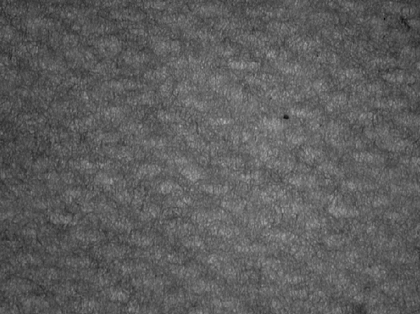
%> input picture 0.2 HW2/Proj2.tif, 420 x 314 px, shrunk from 545 x 408 before the run
$ octave Soares_da_Silva_hw2.m   (GNU Octave 9; MATLAB toolbox functions it lacks are replaced by stand-ins)
%> lines starting %> are read from the running program, lines starting %| are printed output that depends on the picture; in (x1, y1, x2, y2) boxes, pixels count from 0 and x2, y2 are one past the last pixel; in counts of white or black regions, pixels touching at a corner belong together; the program's own positions count from 1
close all; clc, clear

filt_n = @(n)1/n^2*ones(n);
adjust_lg_abs_I_fft =...
    @(lg_abs_I_fft)uint8(round(lg_abs_I_fft./max(max(lg_abs_I_fft))*255));
I_read = imread('Proj2.tif');
%> I_read is the input picture: size 314x420 uint8; min 10, max 184, mean 93
I = I_read;
%I_conv = conv2(I,filt_n(9),'same');
%I_conv = I_read - uint8(I_conv);
%I = correct_negatives(I_conv)

I_fft = fft2(I);
abs_I_fft = abs(fftshift(I_fft));
lg_abs_I_fft = log(abs_I_fft);
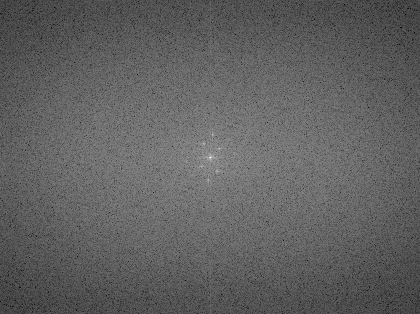
%> lg_abs_I_fft: size 314x420 double; min 2.02, max 16.32, mean 7.46; drawn with min black and max white
figure


pattern_i = find(lg_abs_I_fft > 12 );
%> pattern_i = [63281; 65493; 65784; 66097; 66098; 66099; 66412; 66703; 68915]
background_i_lo = find(lg_abs_I_fft <= 14);
%> background_i_lo = 131879 values from 1 to 131880
I_g = fftshift(I_fft);
I_g(background_i_lo ) = 0;
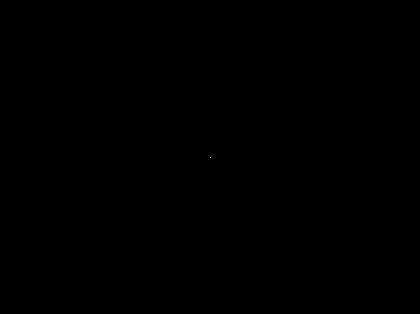
%> I_g: size 314x420 double; values 0 (black) and 12271189 (white), 0% white in thin lines or dots, all inside (x1, y1, x2, y2) = (210, 157, 211, 158)
% I_g(background_i_hi) = 0;

%I_ifft = ifft2(fftshift(I_g));
I_ifft = ifft2(fftshift(I_g));
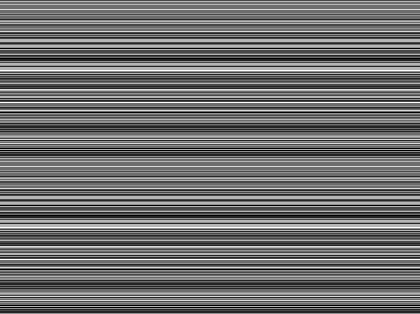
%> I_ifft: size 314x420 double; min 93.05, max 93.05, mean 93; drawn with min black and max white
I_ifft = abs(I_ifft);
% a = uint8(round(I_ifft/max(max(I_ifft))*255));
a = uint8(round(I_ifft));
%> a: size 314x420 uint8; every value is 93
[m,n] = size(lg_abs_I_fft);
%> m = 314; n = 420

a = histeq(a);
%> a: size 314x420 uint8; every value is 255
imagesc([I, lg_abs_I_fft, lg_abs_I_fft; lg_abs_I_fft, I_g, a]);

%imagesc([I, lg_abs_I_fft, lg_abs_I_fft; lg_abs_I_fft, I_g, a]);
title('original, lg_abs_I_fft, I_conv');
colormap gray
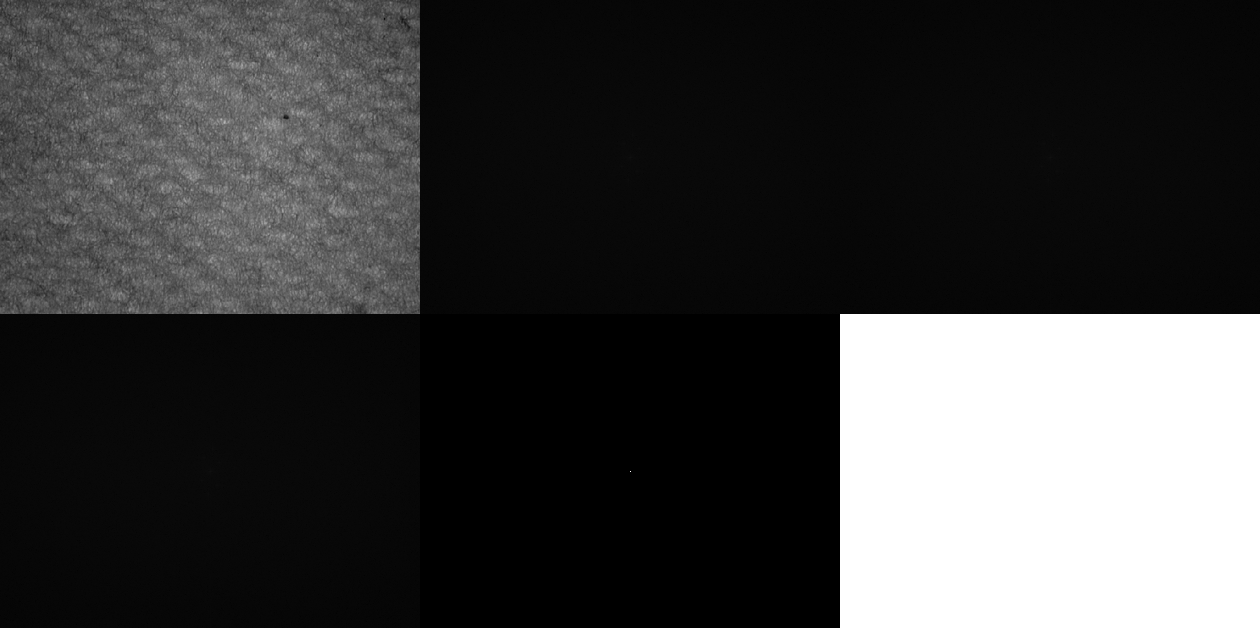
%> displayed picture: size 628x1260x3, on the screen's scale of 0 to 255; min 0, max 255, mean 61.7

function S = correct_negatives(r) %corrects negative pixels
    [m, n] = size(r);
    r = double(r);
    r_reshaped = reshape(r, [1,m*n]);

    min_r = min(r_reshaped);
    max_r = max(r_reshaped);
    S=uint8(255.*(r- min_r)./(max_r-min_r));
end

function binImage =  binI(threshold, image)
    binImage = image;
    binImage(image<(threshold)) = 0;
    binImage(image>(threshold)) = 255;
end

function filt = norm_filt(n)
    guass_filt =@(x,y,std)exp(-(x.^2+y^2)/(2*std^2))*1/(2*pi*std^2);

    x = -n:1:n;
    y= x;
    len = length(x);
    for i=1:len
        for j=1:len
            filt(i,j) = guass_filt(x(i),y(j),4);
        end
    end
end
